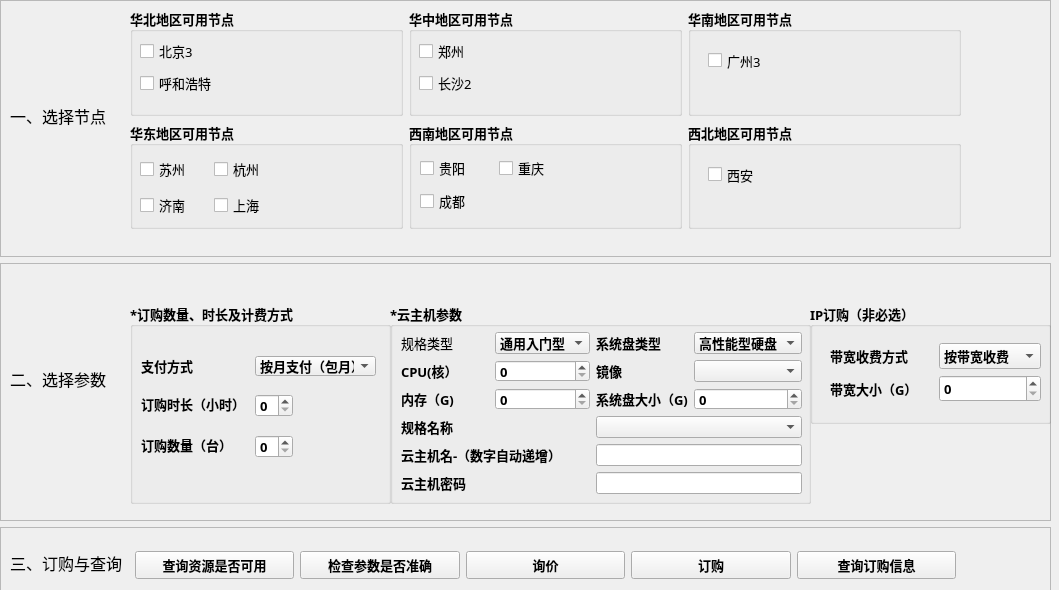
<?xml version="1.0" encoding="UTF-8"?>
<ui version="4.0">
 <class>Form</class>
 <widget class="QWidget" name="Form">
  <property name="geometry">
   <rect>
    <x>0</x>
    <y>0</y>
    <width>1059</width>
    <height>590</height>
   </rect>
  </property>
  <property name="sizePolicy">
   <sizepolicy hsizetype="Expanding" vsizetype="Expanding">
    <horstretch>0</horstretch>
    <verstretch>0</verstretch>
   </sizepolicy>
  </property>
  <property name="windowTitle">
   <string>Form</string>
  </property>
  <property name="styleSheet">
   <string notr="true">
</string>
  </property>
  <widget class="QWidget" name="layoutWidget">
   <property name="geometry">
    <rect>
     <x>0</x>
     <y>0</y>
     <width>1051</width>
     <height>591</height>
    </rect>
   </property>
   <layout class="QVBoxLayout" name="verticalLayout">
    <item>
     <widget class="QFrame" name="frame">
      <property name="sizePolicy">
       <sizepolicy hsizetype="Expanding" vsizetype="Expanding">
        <horstretch>0</horstretch>
        <verstretch>4</verstretch>
       </sizepolicy>
      </property>
      <property name="font">
       <font>
        <family>微软雅黑</family>
        <pointsize>14</pointsize>
        <weight>75</weight>
        <bold>true</bold>
       </font>
      </property>
      <property name="styleSheet">
       <string notr="true"/>
      </property>
      <property name="frameShape">
       <enum>QFrame::StyledPanel</enum>
      </property>
      <property name="frameShadow">
       <enum>QFrame::Raised</enum>
      </property>
      <property name="lineWidth">
       <number>1</number>
      </property>
      <property name="midLineWidth">
       <number>0</number>
      </property>
      <widget class="QWidget" name="layoutWidget">
       <property name="geometry">
        <rect>
         <x>130</x>
         <y>8</y>
         <width>831</width>
         <height>221</height>
        </rect>
       </property>
       <layout class="QGridLayout" name="gridLayout">
        <item row="0" column="0">
         <widget class="QGroupBox" name="groupBox">
          <property name="font">
           <font>
            <family>微软雅黑</family>
            <pointsize>10</pointsize>
            <weight>75</weight>
            <bold>true</bold>
           </font>
          </property>
          <property name="title">
           <string>华北地区可用节点</string>
          </property>
          <widget class="QWidget" name="layoutWidget_2">
           <property name="geometry">
            <rect>
             <x>10</x>
             <y>30</y>
             <width>89</width>
             <height>58</height>
            </rect>
           </property>
           <layout class="QGridLayout" name="gridLayout_2">
            <item row="0" column="0">
             <widget class="QCheckBox" name="checkBox">
              <property name="font">
               <font>
                <family>微软雅黑</family>
                <pointsize>10</pointsize>
                <weight>50</weight>
                <bold>false</bold>
               </font>
              </property>
              <property name="text">
               <string>北京3</string>
              </property>
             </widget>
            </item>
            <item row="1" column="0">
             <widget class="QCheckBox" name="checkBox_2">
              <property name="font">
               <font>
                <family>微软雅黑</family>
                <pointsize>10</pointsize>
                <weight>50</weight>
                <bold>false</bold>
               </font>
              </property>
              <property name="text">
               <string>呼和浩特</string>
              </property>
             </widget>
            </item>
           </layout>
          </widget>
         </widget>
        </item>
        <item row="1" column="0">
         <widget class="QGroupBox" name="groupBox_2">
          <property name="font">
           <font>
            <family>微软雅黑</family>
            <pointsize>10</pointsize>
            <weight>75</weight>
            <bold>true</bold>
           </font>
          </property>
          <property name="title">
           <string>华东地区可用节点</string>
          </property>
          <widget class="QWidget" name="layoutWidget_4">
           <property name="geometry">
            <rect>
             <x>10</x>
             <y>30</y>
             <width>141</width>
             <height>71</height>
            </rect>
           </property>
           <layout class="QGridLayout" name="gridLayout_3">
            <item row="0" column="0">
             <widget class="QCheckBox" name="checkBox_6">
              <property name="font">
               <font>
                <family>微软雅黑</family>
                <pointsize>10</pointsize>
                <weight>50</weight>
                <bold>false</bold>
               </font>
              </property>
              <property name="text">
               <string>苏州</string>
              </property>
             </widget>
            </item>
            <item row="0" column="1">
             <widget class="QCheckBox" name="checkBox_8">
              <property name="font">
               <font>
                <family>微软雅黑</family>
                <pointsize>10</pointsize>
                <weight>50</weight>
                <bold>false</bold>
               </font>
              </property>
              <property name="text">
               <string>杭州</string>
              </property>
             </widget>
            </item>
            <item row="1" column="0">
             <widget class="QCheckBox" name="checkBox_5">
              <property name="font">
               <font>
                <family>微软雅黑</family>
                <pointsize>10</pointsize>
                <weight>50</weight>
                <bold>false</bold>
               </font>
              </property>
              <property name="text">
               <string>济南</string>
              </property>
             </widget>
            </item>
            <item row="1" column="1">
             <widget class="QCheckBox" name="checkBox_7">
              <property name="font">
               <font>
                <family>微软雅黑</family>
                <pointsize>10</pointsize>
                <weight>50</weight>
                <bold>false</bold>
               </font>
              </property>
              <property name="text">
               <string>上海</string>
              </property>
             </widget>
            </item>
           </layout>
          </widget>
         </widget>
        </item>
        <item row="1" column="1">
         <widget class="QGroupBox" name="groupBox_4">
          <property name="font">
           <font>
            <family>微软雅黑</family>
            <pointsize>10</pointsize>
            <weight>75</weight>
            <bold>true</bold>
           </font>
          </property>
          <property name="title">
           <string>西南地区可用节点</string>
          </property>
          <widget class="QWidget" name="layoutWidget_5">
           <property name="geometry">
            <rect>
             <x>11</x>
             <y>32</y>
             <width>151</width>
             <height>61</height>
            </rect>
           </property>
           <layout class="QGridLayout" name="gridLayout_4">
            <item row="0" column="0">
             <widget class="QCheckBox" name="checkBox_10">
              <property name="font">
               <font>
                <family>微软雅黑</family>
                <pointsize>10</pointsize>
                <weight>50</weight>
                <bold>false</bold>
               </font>
              </property>
              <property name="text">
               <string>贵阳</string>
              </property>
             </widget>
            </item>
            <item row="0" column="1">
             <widget class="QCheckBox" name="checkBox_11">
              <property name="font">
               <font>
                <family>微软雅黑</family>
                <pointsize>10</pointsize>
                <weight>50</weight>
                <bold>false</bold>
               </font>
              </property>
              <property name="text">
               <string>重庆</string>
              </property>
             </widget>
            </item>
            <item row="1" column="0">
             <widget class="QCheckBox" name="checkBox_9">
              <property name="font">
               <font>
                <family>微软雅黑</family>
                <pointsize>10</pointsize>
                <weight>50</weight>
                <bold>false</bold>
               </font>
              </property>
              <property name="text">
               <string>成都</string>
              </property>
             </widget>
            </item>
           </layout>
          </widget>
         </widget>
        </item>
        <item row="1" column="2">
         <widget class="QGroupBox" name="groupBox_6">
          <property name="font">
           <font>
            <family>微软雅黑</family>
            <pointsize>10</pointsize>
            <weight>75</weight>
            <bold>true</bold>
           </font>
          </property>
          <property name="title">
           <string>西北地区可用节点</string>
          </property>
          <widget class="QCheckBox" name="checkBox_13">
           <property name="geometry">
            <rect>
             <x>20</x>
             <y>40</y>
             <width>87</width>
             <height>25</height>
            </rect>
           </property>
           <property name="font">
            <font>
             <family>微软雅黑</family>
             <pointsize>10</pointsize>
             <weight>50</weight>
             <bold>false</bold>
            </font>
           </property>
           <property name="text">
            <string>西安</string>
           </property>
          </widget>
         </widget>
        </item>
        <item row="0" column="2">
         <widget class="QGroupBox" name="groupBox_5">
          <property name="font">
           <font>
            <family>微软雅黑</family>
            <pointsize>10</pointsize>
            <weight>75</weight>
            <bold>true</bold>
           </font>
          </property>
          <property name="title">
           <string>华南地区可用节点</string>
          </property>
          <widget class="QCheckBox" name="checkBox_12">
           <property name="geometry">
            <rect>
             <x>20</x>
             <y>40</y>
             <width>87</width>
             <height>25</height>
            </rect>
           </property>
           <property name="font">
            <font>
             <family>微软雅黑</family>
             <pointsize>10</pointsize>
             <weight>50</weight>
             <bold>false</bold>
            </font>
           </property>
           <property name="text">
            <string>广州3</string>
           </property>
          </widget>
         </widget>
        </item>
        <item row="0" column="1">
         <widget class="QGroupBox" name="groupBox_3">
          <property name="font">
           <font>
            <family>微软雅黑</family>
            <pointsize>10</pointsize>
            <weight>75</weight>
            <bold>true</bold>
           </font>
          </property>
          <property name="title">
           <string>华中地区可用节点</string>
          </property>
          <widget class="QWidget" name="layoutWidget_3">
           <property name="geometry">
            <rect>
             <x>10</x>
             <y>30</y>
             <width>66</width>
             <height>58</height>
            </rect>
           </property>
           <layout class="QGridLayout" name="gridLayout_5">
            <item row="0" column="0">
             <widget class="QCheckBox" name="checkBox_3">
              <property name="font">
               <font>
                <family>微软雅黑</family>
                <pointsize>10</pointsize>
                <weight>50</weight>
                <bold>false</bold>
               </font>
              </property>
              <property name="text">
               <string>郑州</string>
              </property>
             </widget>
            </item>
            <item row="1" column="0">
             <widget class="QCheckBox" name="checkBox_4">
              <property name="font">
               <font>
                <family>微软雅黑</family>
                <pointsize>10</pointsize>
                <weight>50</weight>
                <bold>false</bold>
               </font>
              </property>
              <property name="text">
               <string>长沙2</string>
              </property>
             </widget>
            </item>
           </layout>
          </widget>
         </widget>
        </item>
       </layout>
      </widget>
      <widget class="QLabel" name="label">
       <property name="geometry">
        <rect>
         <x>10</x>
         <y>100</y>
         <width>101</width>
         <height>31</height>
        </rect>
       </property>
       <property name="font">
        <font>
         <family>微软雅黑</family>
         <pointsize>12</pointsize>
         <weight>9</weight>
         <italic>false</italic>
         <bold>false</bold>
        </font>
       </property>
       <property name="styleSheet">
        <string notr="true">font: 75 12pt &quot;微软雅黑&quot;;
color: rgb(0, 0, 0);</string>
       </property>
       <property name="text">
        <string>一、选择节点</string>
       </property>
      </widget>
     </widget>
    </item>
    <item>
     <widget class="QFrame" name="frame_2">
      <property name="sizePolicy">
       <sizepolicy hsizetype="Expanding" vsizetype="Expanding">
        <horstretch>0</horstretch>
        <verstretch>4</verstretch>
       </sizepolicy>
      </property>
      <property name="styleSheet">
       <string notr="true"/>
      </property>
      <property name="frameShape">
       <enum>QFrame::StyledPanel</enum>
      </property>
      <property name="frameShadow">
       <enum>QFrame::Raised</enum>
      </property>
      <widget class="QLabel" name="label_2">
       <property name="geometry">
        <rect>
         <x>10</x>
         <y>100</y>
         <width>111</width>
         <height>31</height>
        </rect>
       </property>
       <property name="font">
        <font>
         <family>微软雅黑</family>
         <pointsize>12</pointsize>
         <weight>9</weight>
         <italic>false</italic>
         <bold>false</bold>
         <underline>false</underline>
         <strikeout>false</strikeout>
        </font>
       </property>
       <property name="styleSheet">
        <string notr="true">font: 75 12pt &quot;微软雅黑&quot;;
color: rgb(0, 0, 0);</string>
       </property>
       <property name="text">
        <string>二、选择参数</string>
       </property>
      </widget>
      <widget class="QGroupBox" name="groupBox_9">
       <property name="geometry">
        <rect>
         <x>810</x>
         <y>40</y>
         <width>241</width>
         <height>121</height>
        </rect>
       </property>
       <property name="font">
        <font>
         <family>微软雅黑</family>
         <pointsize>10</pointsize>
         <weight>75</weight>
         <bold>true</bold>
        </font>
       </property>
       <property name="title">
        <string>IP订购（非必选）</string>
       </property>
       <widget class="QWidget" name="layoutWidget">
        <property name="geometry">
         <rect>
          <x>20</x>
          <y>40</y>
          <width>211</width>
          <height>61</height>
         </rect>
        </property>
        <layout class="QGridLayout" name="gridLayout_8">
         <item row="0" column="0">
          <widget class="QLabel" name="label_12">
           <property name="styleSheet">
            <string notr="true">font: 10pt &quot;微软雅黑&quot;;</string>
           </property>
           <property name="text">
            <string>带宽收费方式</string>
           </property>
          </widget>
         </item>
         <item row="0" column="1">
          <widget class="QComboBox" name="comboBox_5">
           <item>
            <property name="text">
             <string>按带宽收费</string>
            </property>
           </item>
          </widget>
         </item>
         <item row="1" column="0">
          <widget class="QLabel" name="label_13">
           <property name="styleSheet">
            <string notr="true">font: 10pt &quot;微软雅黑&quot;;</string>
           </property>
           <property name="text">
            <string>带宽大小（G）</string>
           </property>
          </widget>
         </item>
         <item row="1" column="1">
          <widget class="QSpinBox" name="spinBox_6"/>
         </item>
        </layout>
       </widget>
      </widget>
      <widget class="QGroupBox" name="groupBox_10">
       <property name="geometry">
        <rect>
         <x>130</x>
         <y>40</y>
         <width>261</width>
         <height>201</height>
        </rect>
       </property>
       <property name="font">
        <font>
         <family>微软雅黑</family>
         <pointsize>10</pointsize>
         <weight>75</weight>
         <bold>true</bold>
        </font>
       </property>
       <property name="title">
        <string>*订购数量、时长及计费方式</string>
       </property>
       <widget class="QComboBox" name="comboBox">
        <property name="geometry">
         <rect>
          <x>125</x>
          <y>53</y>
          <width>121</width>
          <height>20</height>
         </rect>
        </property>
        <item>
         <property name="text">
          <string>按月支付（包月）</string>
         </property>
        </item>
        <item>
         <property name="text">
          <string>按年支付（包年）</string>
         </property>
        </item>
        <item>
         <property name="text">
          <string>按实际使用时长支付（计时）</string>
         </property>
        </item>
       </widget>
       <widget class="QLabel" name="label_3">
        <property name="geometry">
         <rect>
          <x>11</x>
          <y>53</y>
          <width>52</width>
          <height>19</height>
         </rect>
        </property>
        <property name="styleSheet">
         <string notr="true">font: 10pt &quot;微软雅黑&quot;;</string>
        </property>
        <property name="text">
         <string>支付方式</string>
        </property>
       </widget>
       <widget class="QLabel" name="label_5">
        <property name="geometry">
         <rect>
          <x>11</x>
          <y>132</y>
          <width>91</width>
          <height>19</height>
         </rect>
        </property>
        <property name="styleSheet">
         <string notr="true">font: 10pt &quot;微软雅黑&quot;;</string>
        </property>
        <property name="text">
         <string>订购数量（台）</string>
        </property>
       </widget>
       <widget class="QLabel" name="label_4">
        <property name="geometry">
         <rect>
          <x>11</x>
          <y>91</y>
          <width>104</width>
          <height>19</height>
         </rect>
        </property>
        <property name="styleSheet">
         <string notr="true">font: 10pt &quot;微软雅黑&quot;;</string>
        </property>
        <property name="text">
         <string>订购时长（小时）</string>
        </property>
       </widget>
       <widget class="QSpinBox" name="spinBox_2">
        <property name="geometry">
         <rect>
          <x>125</x>
          <y>132</y>
          <width>38</width>
          <height>23</height>
         </rect>
        </property>
       </widget>
       <widget class="QSpinBox" name="spinBox">
        <property name="geometry">
         <rect>
          <x>125</x>
          <y>91</y>
          <width>38</width>
          <height>23</height>
         </rect>
        </property>
       </widget>
      </widget>
      <widget class="QGroupBox" name="groupBox_11">
       <property name="geometry">
        <rect>
         <x>390</x>
         <y>40</y>
         <width>421</width>
         <height>201</height>
        </rect>
       </property>
       <property name="font">
        <font>
         <family>微软雅黑</family>
         <pointsize>10</pointsize>
         <weight>75</weight>
         <bold>true</bold>
        </font>
       </property>
       <property name="title">
        <string>*云主机参数</string>
       </property>
       <widget class="QWidget" name="layoutWidget">
        <property name="geometry">
         <rect>
          <x>11</x>
          <y>29</y>
          <width>401</width>
          <height>162</height>
         </rect>
        </property>
        <layout class="QGridLayout" name="gridLayout_7">
         <item row="0" column="0">
          <widget class="QLabel" name="label_8">
           <property name="font">
            <font>
             <family>微软雅黑</family>
             <pointsize>10</pointsize>
             <weight>50</weight>
             <italic>false</italic>
             <bold>false</bold>
            </font>
           </property>
           <property name="styleSheet">
            <string notr="true">font: 10pt &quot;微软雅黑&quot;;</string>
           </property>
           <property name="text">
            <string>规格类型</string>
           </property>
          </widget>
         </item>
         <item row="0" column="1">
          <widget class="QComboBox" name="comboBox_2">
           <item>
            <property name="text">
             <string>通用入门型</string>
            </property>
           </item>
          </widget>
         </item>
         <item row="0" column="2">
          <widget class="QLabel" name="label_9">
           <property name="styleSheet">
            <string notr="true">font: 10pt &quot;微软雅黑&quot;;</string>
           </property>
           <property name="text">
            <string>系统盘类型</string>
           </property>
          </widget>
         </item>
         <item row="0" column="3">
          <widget class="QComboBox" name="comboBox_3">
           <item>
            <property name="text">
             <string>高性能型硬盘</string>
            </property>
           </item>
          </widget>
         </item>
         <item row="1" column="0">
          <widget class="QLabel" name="label_6">
           <property name="styleSheet">
            <string notr="true">font: 10pt &quot;微软雅黑&quot;;</string>
           </property>
           <property name="text">
            <string>CPU(核）</string>
           </property>
          </widget>
         </item>
         <item row="1" column="1">
          <widget class="QSpinBox" name="spinBox_3"/>
         </item>
         <item row="1" column="2">
          <widget class="QLabel" name="label_14">
           <property name="styleSheet">
            <string notr="true">font: 10pt &quot;微软雅黑&quot;;</string>
           </property>
           <property name="text">
            <string>镜像</string>
           </property>
          </widget>
         </item>
         <item row="1" column="3">
          <widget class="QComboBox" name="comboBox_6"/>
         </item>
         <item row="2" column="0">
          <widget class="QLabel" name="label_7">
           <property name="styleSheet">
            <string notr="true">font: 10pt &quot;微软雅黑&quot;;</string>
           </property>
           <property name="text">
            <string>内存（G)</string>
           </property>
          </widget>
         </item>
         <item row="2" column="1">
          <widget class="QSpinBox" name="spinBox_4"/>
         </item>
         <item row="2" column="2">
          <widget class="QLabel" name="label_10">
           <property name="styleSheet">
            <string notr="true">font: 10pt &quot;微软雅黑&quot;;</string>
           </property>
           <property name="text">
            <string>系统盘大小（G)</string>
           </property>
          </widget>
         </item>
         <item row="2" column="3">
          <widget class="QSpinBox" name="spinBox_5"/>
         </item>
         <item row="3" column="2" colspan="2">
          <widget class="QComboBox" name="comboBox_4"/>
         </item>
         <item row="4" column="0" colspan="2">
          <widget class="QLabel" name="label_15">
           <property name="styleSheet">
            <string notr="true">font: 10pt &quot;微软雅黑&quot;;</string>
           </property>
           <property name="text">
            <string>云主机名-（数字自动递增）</string>
           </property>
          </widget>
         </item>
         <item row="4" column="2" colspan="2">
          <widget class="QLineEdit" name="lineEdit"/>
         </item>
         <item row="5" column="2" colspan="2">
          <widget class="QLineEdit" name="lineEdit_2">
           <property name="focusPolicy">
            <enum>Qt::StrongFocus</enum>
           </property>
           <property name="contextMenuPolicy">
            <enum>Qt::DefaultContextMenu</enum>
           </property>
           <property name="cursorMoveStyle">
            <enum>Qt::VisualMoveStyle</enum>
           </property>
          </widget>
         </item>
         <item row="3" column="0" colspan="2">
          <widget class="QLabel" name="label_11">
           <property name="styleSheet">
            <string notr="true">font: 10pt &quot;微软雅黑&quot;;</string>
           </property>
           <property name="text">
            <string>规格名称</string>
           </property>
          </widget>
         </item>
         <item row="5" column="0" colspan="2">
          <widget class="QLabel" name="label_16">
           <property name="styleSheet">
            <string notr="true">font: 10pt &quot;微软雅黑&quot;;</string>
           </property>
           <property name="text">
            <string>云主机密码</string>
           </property>
          </widget>
         </item>
        </layout>
       </widget>
      </widget>
     </widget>
    </item>
    <item>
     <widget class="QFrame" name="frame_3">
      <property name="sizePolicy">
       <sizepolicy hsizetype="Expanding" vsizetype="Expanding">
        <horstretch>0</horstretch>
        <verstretch>1</verstretch>
       </sizepolicy>
      </property>
      <property name="styleSheet">
       <string notr="true"/>
      </property>
      <property name="frameShape">
       <enum>QFrame::StyledPanel</enum>
      </property>
      <property name="frameShadow">
       <enum>QFrame::Raised</enum>
      </property>
      <widget class="QLabel" name="label_17">
       <property name="geometry">
        <rect>
         <x>10</x>
         <y>20</y>
         <width>121</width>
         <height>31</height>
        </rect>
       </property>
       <property name="font">
        <font>
         <family>微软雅黑</family>
         <pointsize>12</pointsize>
         <weight>9</weight>
         <italic>false</italic>
         <bold>false</bold>
         <underline>false</underline>
         <strikeout>false</strikeout>
        </font>
       </property>
       <property name="styleSheet">
        <string notr="true">font: 75 12pt &quot;微软雅黑&quot;;
color: rgb(0, 0, 0);</string>
       </property>
       <property name="text">
        <string>三、订购与查询</string>
       </property>
      </widget>
      <widget class="QWidget" name="layoutWidget">
       <property name="geometry">
        <rect>
         <x>135</x>
         <y>23</y>
         <width>821</width>
         <height>31</height>
        </rect>
       </property>
       <layout class="QHBoxLayout" name="horizontalLayout">
        <item>
         <widget class="QPushButton" name="pushButton">
          <property name="font">
           <font>
            <family>微软雅黑</family>
            <pointsize>10</pointsize>
            <weight>75</weight>
            <bold>true</bold>
           </font>
          </property>
          <property name="text">
           <string>查询资源是否可用</string>
          </property>
         </widget>
        </item>
        <item>
         <widget class="QPushButton" name="pushButton_4">
          <property name="font">
           <font>
            <family>微软雅黑</family>
            <pointsize>10</pointsize>
            <weight>75</weight>
            <bold>true</bold>
           </font>
          </property>
          <property name="text">
           <string>检查参数是否准确</string>
          </property>
         </widget>
        </item>
        <item>
         <widget class="QPushButton" name="pushButton_2">
          <property name="font">
           <font>
            <family>微软雅黑</family>
            <pointsize>10</pointsize>
            <weight>75</weight>
            <bold>true</bold>
           </font>
          </property>
          <property name="text">
           <string>询价</string>
          </property>
         </widget>
        </item>
        <item>
         <widget class="QPushButton" name="pushButton_3">
          <property name="font">
           <font>
            <family>微软雅黑</family>
            <pointsize>10</pointsize>
            <weight>75</weight>
            <bold>true</bold>
           </font>
          </property>
          <property name="text">
           <string>订购</string>
          </property>
         </widget>
        </item>
        <item>
         <widget class="QPushButton" name="pushButton_5">
          <property name="font">
           <font>
            <family>微软雅黑</family>
            <pointsize>10</pointsize>
            <weight>75</weight>
            <bold>true</bold>
           </font>
          </property>
          <property name="text">
           <string>查询订购信息</string>
          </property>
         </widget>
        </item>
       </layout>
      </widget>
     </widget>
    </item>
   </layout>
  </widget>
 </widget>
 <resources/>
 <connections/>
</ui>
